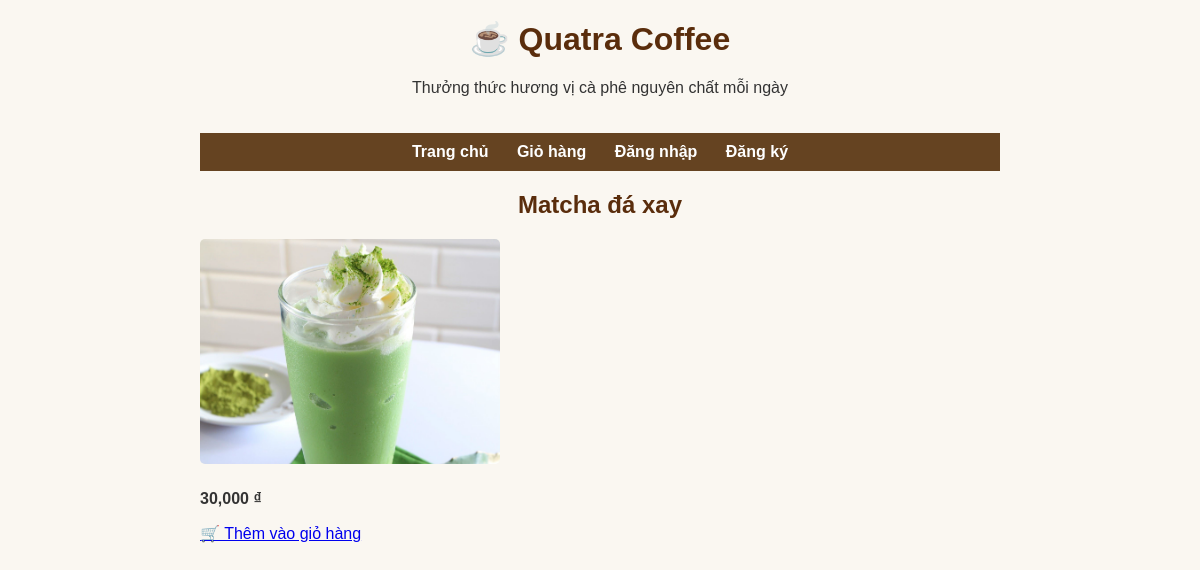
Screenshot of /product/2/ with the database file from the repository.
### store/models.py (models this page shows, shortened)
class Product(models.Model):
    name = models.CharField(max_length=100)
    description = models.TextField(blank=True, null= True)
    price = models.DecimalField(max_digits=8, decimal_places=2)
    image = models.ImageField(upload_to='products/', blank=True)

### store/views.py (the view)
# urls.py: path('product/<int:product_id>/', views.product_detail, name='product_detail'),
def product_detail(request, product_id):
    product = get_object_or_404(Product, id=product_id)
    return render(request, 'store/product_detail.html', {'product': product})

### store/templates/store/product_detail.html (shortened to what this page needs)
{% extends 'store/base.html' %}
{% load cart_filters %}
{% load humanize %}
{% block content %}
  <h2>{{ product.name }}</h2>
  <img src="{{ product.image.url }}" alt="{{ product.name }}" style="max-width: 300px;">
  <p><strong>{{ product.price|floatformat:0|intcomma }} ₫</strong></p>
  <a href="{% url 'add_to_cart' product.id %}">🛒 Thêm vào giỏ hàng</a>
{% endblock %}

### static/css/style.css (style rules this page uses)
body { font-family: Arial, sans-serif; background-color: #fdf6ee; color: #3e2c23; margin: 0; padding: 0; }
h2 { text-align: center; color: #6b3e26; }

### store/templates/store/base.html (style rules this page uses)
body { font-family: Arial, sans-serif; max-width: 800px; margin: 0 auto; padding: 20px; background-color: #faf7f1; color: #333; }
h1, h2 { color: #5a2d0c; }
img { max-width: 100%; border-radius: 5px; }
img { max-width: 100%; height: auto; border-radius: 5px; margin-bottom: 10px; }

### rows the page displays
Product: name "Matcha đá xay", image (picture), price "30,000"
